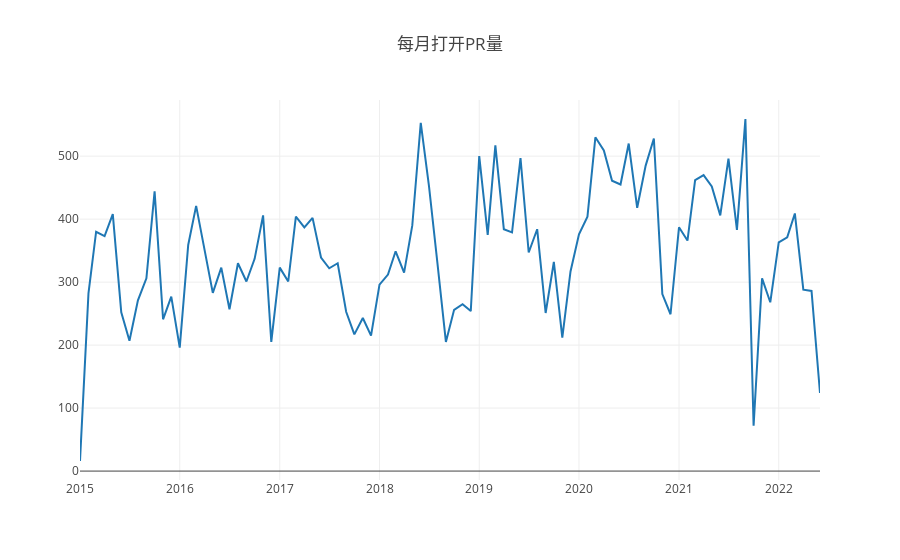

Notebook source saved alongside this figure:
### Markdown cell above
## 3.1 每月打开PR次数

### Code cell
var years = [2015, 2016, 2017, 2018, 2019, 2020, 2021, 2022];
var project_id = 29078997;
Promise.all(years.map(ant =>{
     // console.log(ant);
     var s = `select count(*) as open_pr_num, 
    formatDateTime(created_at,'%Y-%m') as time
    from github_log.events 
    where repo_id=${project_id}
    and toYear(created_at) = ${ant}
    and type = 'PullRequestEvent' 
    and action = 'opened'
    group by formatDateTime(created_at,'%Y-%m')
    order by formatDateTime(created_at,'%Y-%m')`;
    return query(s);
})).then(data =>{

    // 格式化存储数据
    var stars = [];
    var time_show = [];
    for (let i=0;i<data.length;i++){
     for (let j=0; j<data[i].length; j++){
      stars.push(data[i][j].open_pr_num);
      time_show.push(data[i][j].time);
     };
    };
      var table_data = [];
    for (var t = 0;t<stars.length;t++){
        table_data.push({'Date':time_show[t],'每月打开PR数':stars[t]});
    }
    console.table(table_data);
    console.log("以上为有打开PR的数据");
    
      
        // 绘图
    var dd = [{x:time_show, y:stars,type:"scatter"},];
    openDigger.render.plotly(dd, {title: "每月打开PR量"});
})

### Figure 1 — Plotly figure (JSON) as saved in the notebook; plotly's stock layout.template omitted (floating-point values rounded to 4 significant figures)
{"data": [{"type": "scatter", "x": ["2015-01", "2015-02", "2015-03", "2015-04", "2015-05", "2015-06", "2015-07", "2015-08", "2015-09", "2015-10", "2015-11", "2015-12", "2016-01", "2016-02", "2016-03", "2016-04", "2016-05", "2016-06", "2016-07", "2016-08", "2016-09", "2016-10", "2016-11", "2016-12", "2017-01", "2017-02", "2017-03", "2017-04", "2017-05", "2017-06", "2017-07", "2017-08", "2017-09", "2017-10", "2017-11", "2017-12", "2018-01", "2018-02", "2018-03", "2018-04", "2018-05", "2018-06", "2018-07", "2018-08", "2018-09", "2018-10", "2018-11", "2018-12", "2019-01", "2019-02", "2019-03", "2019-04", "2019-05", "2019-06", "2019-07", "2019-08", "2019-09", "2019-10", "2019-11", "2019-12", "2020-01", "2020-02", "2020-03", "2020-04", "2020-05", "2020-06", "2020-07", "2020-08", "2020-09", "2020-10", "2020-11", "2020-12", "2021-01", "2021-02", "2021-03", "2021-04", "2021-05", "2021-06", "2021-07", "2021-08", "2021-09", "2021-10", "2021-11", "2021-12", "2022-01", "2022-02", "2022-03", "2022-04", "2022-05", "2022-06"], "y": ["16", "282", "380", "373", "408", "252", "207", "271", "306", "444", "241", "277", "196", "359", "421", "351", "283", "323", "257", "330", "301", "337", "406", "205", "323", "301", "404", "387", "402", "339", "322", "330", "253", "217", "243", "215", "296", "312", "349", "315", "390", "553", "453", "330", "205", "256", "265", "254", "500", "375", "517", "384", "379", "497", "347", "384", "251", "332", "212", "317", "376", "404", "530", "509", "461", "455", "520", "418", "485", "528", "281", "249", "387", "366", "462", "470", "452", "406", "496", "383", "559", "72", "306", "268", "363", "371", "409", "288", "286", "124"]}], "layout": {"autosize": true, "title": {"text": "每月打开PR量"}, "xaxis": {"autorange": true, "range": ["2015-01-01", "2022-06-01"], "type": "date"}, "yaxis": {"autorange": true, "range": [-14.17, 589.2], "type": "linear"}}}
